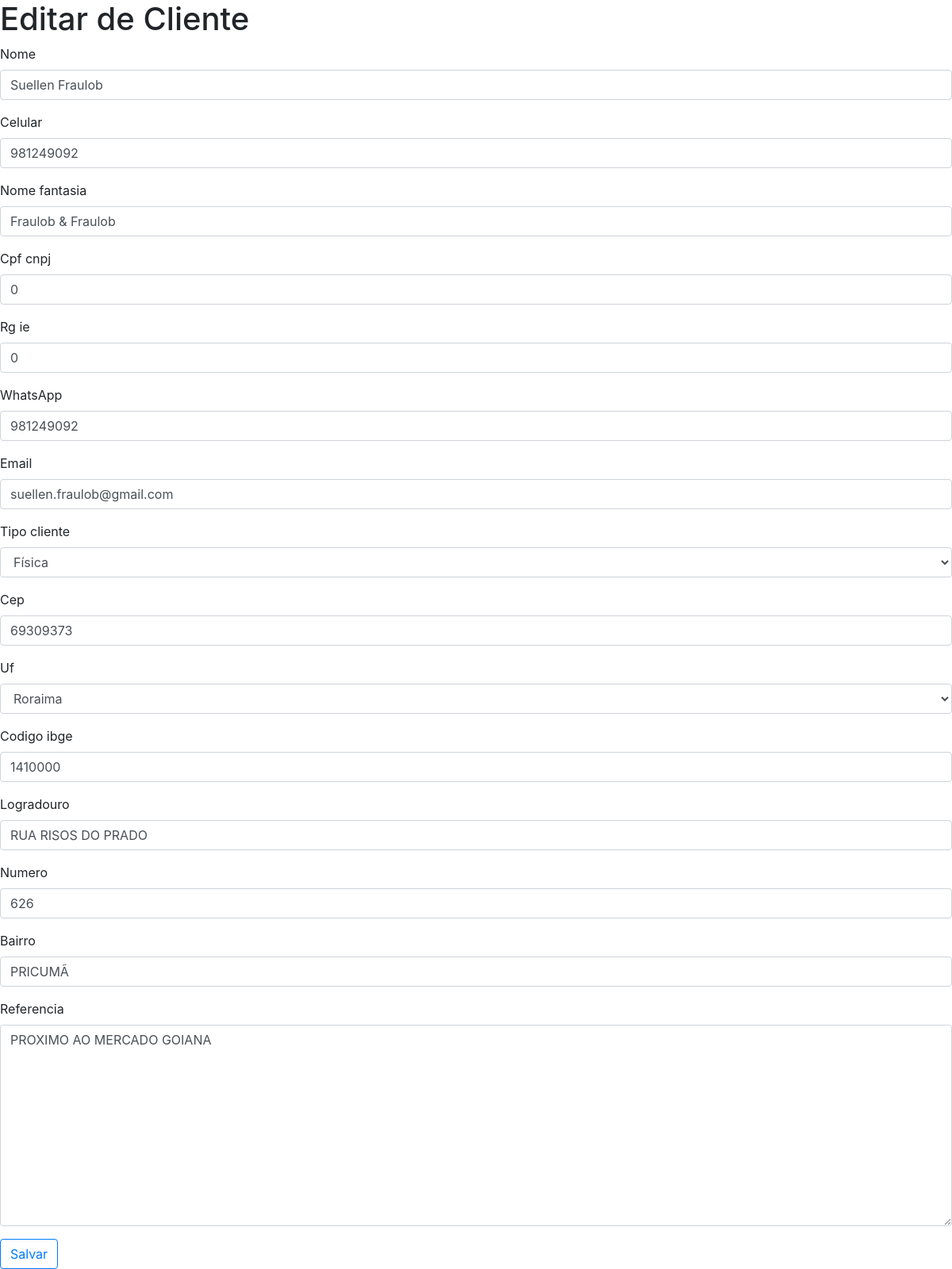
Page /clientes/editarCliente/2 on the committed database.
### clientes/models.py (models this page shows, shortened)
class Pessoa(models.Model):
    UF_CHOICES = (
        ('AC', 'Acre'),
        ('AL', 'Alagoas'),
        ('AP', 'Amapá'),
        ('BA', 'Bahia'),
        ('CE', 'Ceará'),
        ('DF', 'Distrito Federal'),
        ('ES', 'Espírito Santo'),
        ('GO', 'Goiás'),
        ('MA', 'Maranão'),
        ('MG', 'Minas Gerais'),
        ('MS', 'Mato Grosso do Sul'),
        ('MT', 'Mato Grosso'),
        ('PA', 'Pará'),
        ('PB', 'Paraíba'),
        ('PE', 'Pernanbuco'),
        ('PI', 'Piauí'),
        ('PR', 'Paraná'),
        ('RJ', 'Rio de Janeiro'),
        ('RN', 'Rio Grande do Norte'),
        ('RO', 'Rondônia'),
        ('RR', 'Roraima'),
        ('RS', 'Rio Grande do Sul'),
        ('SC', 'Santa Catarina'),
        ('SE', 'Sergipe'),
        ('SP', 'São Paulo'),
        ('TO', 'Tocantins')
    )
    TIPO_CHOICES = (
        ('FISICA', 'Física'),
        ('JURIDICA', 'Jurídica')
    )
    nome = models.CharField(max_length=200)
    celular = models.CharField(max_length=30, null= True)
    nome_fantasia = models.CharField(max_length=200, null=True)
    cpf_cnpj = models.CharField(max_length=30, null=True)
    rg_ie = models.CharField(max_length=30, null=True)
    whatsApp = models.CharField(max_length=30, null= True)
    email = models.EmailField(max_length=200, null=True)
    tipo_cliente = models.CharField(choices=TIPO_CHOICES, max_length=10, default=TIPO_CHOICES[0])
    cep = models.CharField(max_length=15, null=True)
    uf = models.CharField(max_length=2, choices=UF_CHOICES, default='RR')
    codigo_ibge = models.IntegerField(null=True)
    logradouro = models.CharField(max_length=200)
    numero = models.CharField(max_length=20)
    bairro = models.CharField(max_length=60)
    referencia = models.TextField(null=True)
    release_date = models.DateTimeField('Data de Cadastro', auto_now=True)

### clientes/views.py (the view)
# urls.py: path('editarCliente/<int:pk>', views.editarCliente, name='editarCliente'),
def editarCliente(request, pk, template_name='editarCliente.html'):
    cliente = get_object_or_404(Pessoa,pk = pk)
    if request.method == 'POST':
        form = ClienteForm(request.POST, instance=cliente)
        if form.is_valid():
            cliente = form.save()
            return redirect('listarCliente')
    else:
        form = ClienteForm( instance=cliente )
    return render(request, template_name, {'form': form})

### clientes/forms.py
class ClienteForm(forms.ModelForm):
    class Meta:
        model = Pessoa
        fields = '__all__'

### clientes/templates/editarCliente.html (shortened to what this page needs)
{% extends 'base.html' %}
{% load bootstrap4 %}
{% block tituloPagina %}
Editar de Cliente
{% endblock %}
{% block conteudo %}
    <form method="POST">{% csrf_token %}
        {% bootstrap_form form %}
        <button type="submit" class="btn btn-outline-primary">Salvar</button>
    </form>
{% endblock %}

### rows in the picture
Pessoa: nome "Suellen Fraulob", celular "981249092", nome_fantasia "Fraulob & Fraulob", cpf_cnpj "0", rg_ie "0", whatsApp "981249092", email "suellen.fraulob@gmail.com", tipo_cliente "Física", cep "69309373", uf "Roraima", codigo_ibge "1410000", logradouro "RUA RISOS DO PRADO", numero "626", bairro "PRICUMÃ", referencia "PROXIMO AO MERCADO GOIANA"
